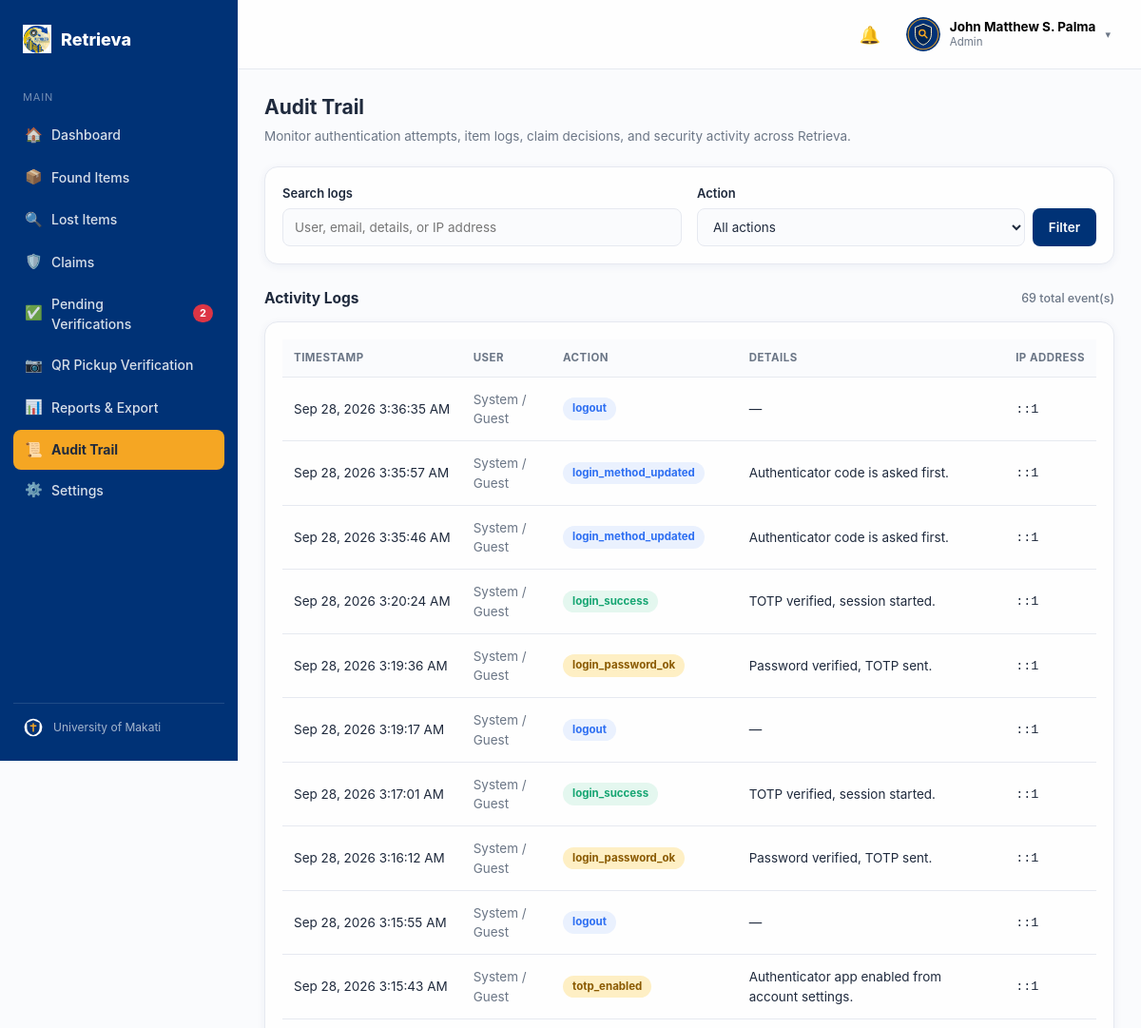
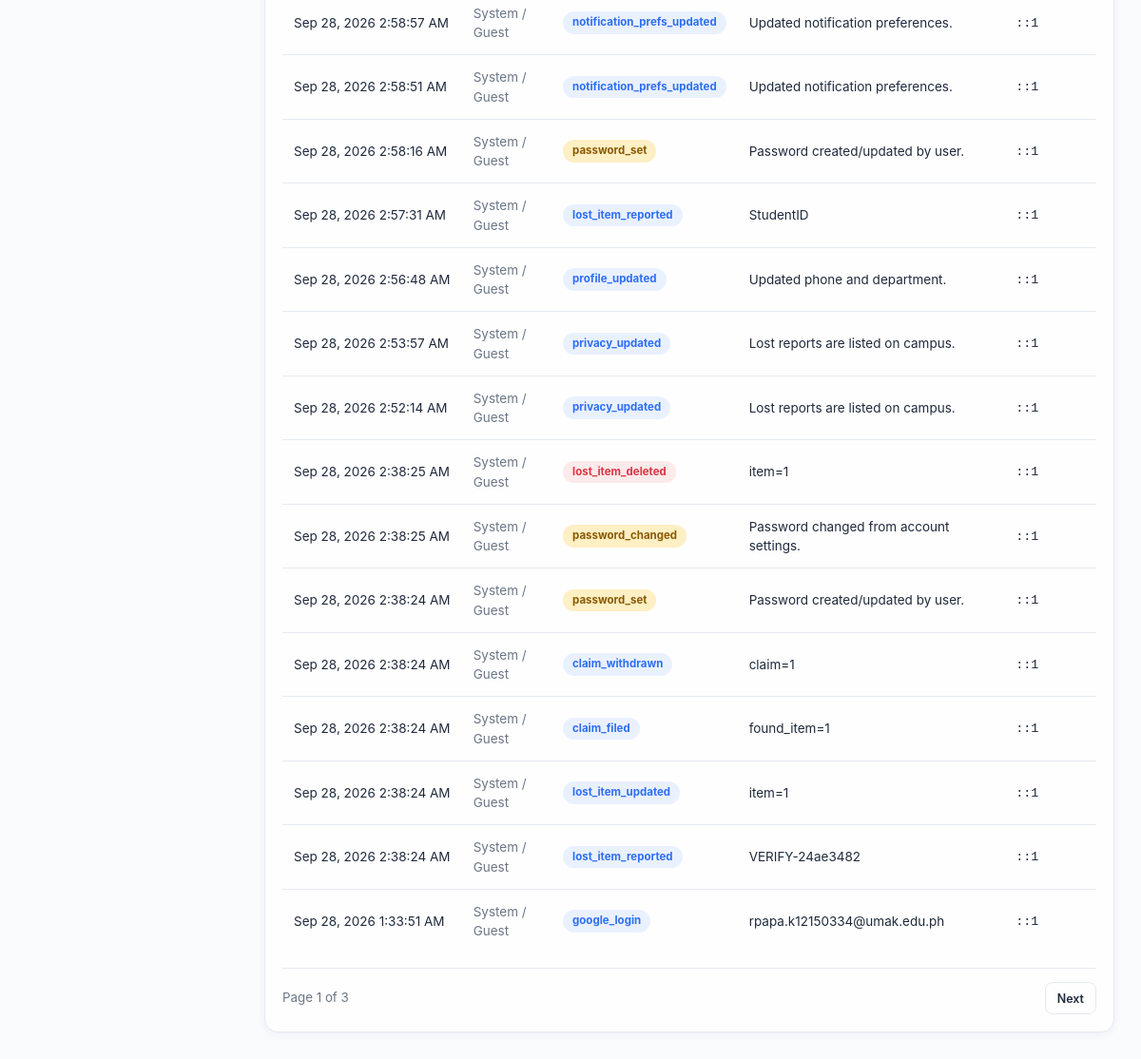
/dashboard/audit-trail.php (signed in), run on the app's committed database (2 pictures, top to bottom).
### tables this page shows
CREATE TABLE users (
  id                    INT UNSIGNED AUTO_INCREMENT PRIMARY KEY,
  email                 VARCHAR(150) NOT NULL UNIQUE,
  student_id            VARCHAR(30)  NULL UNIQUE,
  phone                 VARCHAR(30)  NULL,
  program_department    VARCHAR(150) NULL,
  email_verified        TINYINT(1)   NOT NULL DEFAULT 0,
  phone_verified        TINYINT(1)   NOT NULL DEFAULT 0,
  last_login_at         DATETIME     NULL,
  notify_email          TINYINT(1)   NOT NULL DEFAULT 1,
  notify_sms            TINYINT(1)   NOT NULL DEFAULT 0,
  notify_in_app         TINYINT(1)   NOT NULL DEFAULT 1,
  notify_matches        TINYINT(1)   NOT NULL DEFAULT 1,
  notify_system         TINYINT(1)   NOT NULL DEFAULT 1,
  share_lost_reports    TINYINT(1)   NOT NULL DEFAULT 1,
  full_name             VARCHAR(150) NOT NULL,
  password_hash         VARCHAR(255) NULL,           
  password_is_set       TINYINT(1)   NOT NULL DEFAULT 0,
  skip_password_prompt  TINYINT(1)   NOT NULL DEFAULT 0,  
  role                  ENUM('admin','security','professor','student') NOT NULL DEFAULT 'student',
  auth_provider         ENUM('local','google') NOT NULL DEFAULT 'local',
  google_id             VARCHAR(100) NULL UNIQUE,
  avatar_url            VARCHAR(500) NULL,            
  totp_secret           VARCHAR(64)  NULL,
  totp_enabled          TINYINT(1)   NOT NULL DEFAULT 0,
  login_method          ENUM('email','totp') NOT NULL DEFAULT 'email',
  status                ENUM('active','blocked') NOT NULL DEFAULT 'active',
  failed_attempts       INT UNSIGNED NOT NULL DEFAULT 0,
  lockout_until         DATETIME     NULL,
  created_at            TIMESTAMP NOT NULL DEFAULT CURRENT_TIMESTAMP,
  updated_at            TIMESTAMP NOT NULL DEFAULT CURRENT_TIMESTAMP ON UPDATE CURRENT_TIMESTAMP
);

CREATE TABLE audit_trail (
  id          INT UNSIGNED AUTO_INCREMENT PRIMARY KEY,
  user_id     INT UNSIGNED NULL,
  action      VARCHAR(150) NOT NULL,
  details     TEXT NULL,
  ip_address  VARCHAR(45) NULL,
  user_agent  TEXT NULL,
  created_at  TIMESTAMP NOT NULL DEFAULT CURRENT_TIMESTAMP,
  FOREIGN KEY (user_id) REFERENCES users(id) ON DELETE SET NULL
);

### dashboard/_bootstrap.php (called while the page is built, shortened)
<?php
require_once __DIR__ . '/../database/db.php';
require_once __DIR__ . '/rbac.php';
$session = require_login_page('../auth/login.php');
$stmt = get_db()->prepare(
    'SELECT id, email, student_id, phone, program_department, email_verified, phone_verified,
            notify_email, notify_sms, notify_in_app, notify_matches, notify_system, share_lost_reports,
            full_name, role, avatar_url, auth_provider, password_is_set, skip_password_prompt, totp_enabled, login_method
     FROM users WHERE id = ?'
);
$stmt->execute([$session['user_id']]);
$user = $stmt->fetch();
$role = $user['role'];
$avatarSrc = $user['avatar_url'] ?: '../assets/images/default-avatar.svg';
$currentPage = $currentPage ?? 'dashboard';

### database/db.php (called while the page is built, shortened)
<?php
function get_db(): PDO {
    static $pdo = null;
    if ($pdo === null) {
        try {
            $pdo = new PDO(
                'mysql:host=' . DB_HOST . ';dbname=' . DB_NAME . ';charset=utf8mb4',
                DB_USER,
                DB_PASS,
                [
                    PDO::ATTR_ERRMODE            => PDO::ERRMODE_EXCEPTION,
                    PDO::ATTR_DEFAULT_FETCH_MODE => PDO::FETCH_ASSOC,
                    PDO::ATTR_EMULATE_PREPARES   => false,
                ]
            );
        } catch (PDOException $e) {
            http_response_code(500);
            die(json_encode(['success' => false, 'message' => 'Database connection failed.']));
        }
    }
    return $pdo;
}
function h(?string $value): string {
    return htmlspecialchars($value ?? '', ENT_QUOTES, 'UTF-8');
}

### dashboard/rbac.php (called while the page is built, shortened)
<?php
function role_label(string $role): string {
    return ucfirst($role);
}

### dashboard/audit-trail.php (the view, shortened to what this page needs)
<?php
$currentPage = 'audit-trail';
require_once __DIR__ . '/_bootstrap.php';
$db = get_db();
$actionFilter = trim((string) ($_GET['action'] ?? ''));
$searchQuery  = trim((string) ($_GET['q'] ?? ''));
$page         = max(1, (int) ($_GET['p'] ?? 1));
$perPage      = 25;
$offset       = ($page - 1) * $perPage;
$where  = [];
$params = [];
$whereSql = $where ? ('WHERE ' . implode(' AND ', $where)) : '';
$countStmt = $db->prepare("SELECT COUNT(*) FROM audit_trail a LEFT JOIN users u ON u.id = a.user_id {$whereSql}");
$countStmt->execute($params);
$totalRows  = (int) $countStmt->fetchColumn();
$totalPages = max(1, (int) ceil($totalRows / $perPage));
$sql = "SELECT a.id, a.user_id, a.action, a.details, a.ip_address, a.created_at,
               u.full_name, u.email, u.role
        FROM audit_trail a
        LEFT JOIN users u ON u.id = a.user_id
        {$whereSql}
        ORDER BY a.created_at DESC, a.id DESC
        LIMIT {$perPage} OFFSET {$offset}";
$stmt = $db->prepare($sql);
$stmt->execute($params);
$logs = $stmt->fetchAll();
function audit_action_pill(string $action): string {
    $lower = strtolower($action);
    if (str_contains($lower, 'failed') || str_contains($lower, 'locked') || str_contains($lower, 'blocked') || str_contains($lower, 'rejected') || str_contains($lower, 'deleted')) {
        $cls = 'pill--red';
    } elseif (str_contains($lower, 'approved') || str_contains($lower, 'success') || str_contains($lower, 'verified') || str_contains($lower, 'resolved')) {
        $cls = 'pill--green';
    } elseif (str_contains($lower, 'review') || str_contains($lower, 'password') || str_contains($lower, 'totp')) {
        $cls = 'pill--amber';
    } else {
        $cls = 'pill--blue';
    }
    return '<span class="pill ' . $cls . '">' . h($action) . '</span>';
}
?>
<!DOCTYPE html>
<html lang="en">
<head>
  <link rel="stylesheet" href="../assets/theme.css">
  <link rel="stylesheet" href="styles.css">
</head>
<body data-page="<?= h($currentPage) ?>" data-role="<?= h($role) ?>">
<?php include __DIR__ . '/components/sidebar.php'; ?>
<div class="main-col">
  <?php include __DIR__ . '/components/header.php'; ?>
  <main class="page-content">
    <div class="page-header">
      <h1>Audit Trail</h1>
      <p>Monitor authentication attempts, item logs, claim decisions, and security activity across Retrieva.</p>
    </div>
    <div class="card" style="margin-bottom: 18px;">
      <form method="get" class="field-row" style="margin-bottom: 0; align-items: end;">
        <div class="field">
          <label for="audit-search">Search logs</label>
          <input type="text" id="audit-search" name="q" value="<?= h($searchQuery) ?>" placeholder="User, email, details, or IP address">
        </div>
        <div class="field">
          <label for="audit-action">Action</label>
          <div style="display: flex; gap: 8px;">
            <select id="audit-action" name="action" style="flex: 1;">
              <option value="">All actions</option>
            </select>
            <button type="submit" class="btn btn-primary">Filter</button>
          </div>
        </div>
      </form>
    </div>
    <div class="section-title">
      <span>Activity Logs</span>
      <span style="font-size: 12.5px; font-weight: 500; color: var(--c-text-muted);"><?= $totalRows ?> total event(s)</span>
    </div>
    <div class="card">
      <div class="data-table-wrap">
        <table class="data-table">
          <thead>
            <tr>
              <th>Timestamp</th>
              <th>User</th>
              <th>Action</th>
              <th>Details</th>
              <th>IP Address</th>
            </tr>
          </thead>
          <tbody>
            <?php foreach ($logs as $log): ?>
              <tr>
                <td style="white-space: nowrap;"><?= h(date('M j, Y g:i:s A', strtotime((string) $log['created_at']))) ?></td>
                <td>
                  <?php if ($log['full_name']): ?>
                    <strong><?= h($log['full_name']) ?></strong><br>
                    <small><?= h($log['email']) ?> · <?= h(ucfirst((string) $log['role'])) ?></small>
                  <?php else: ?>
                    <span style="color: var(--c-text-muted);">System / Guest</span>
                  <?php endif; ?>
                </td>
                <td><?= audit_action_pill((string) $log['action']) ?></td>
                <td><?= h($log['details'] ?: '—') ?></td>
                <td><code><?= h($log['ip_address'] ?: '—') ?></code></td>
              </tr>
            <?php endforeach; ?>
          </tbody>
        </table>
      </div>
      <?php if ($totalPages > 1): ?>
        <div class="actions-cell" style="justify-content: space-between; margin-top: 16px; padding-top: 14px; border-top: 1px solid var(--c-border);">
          <small style="color: var(--c-text-muted);">Page <?= $page ?> of <?= $totalPages ?></small>
          <div class="actions-cell">
            <?php if ($page < $totalPages): ?>
              <a class="btn btn-sm btn-ghost" href="?<?= h(http_build_query(['q' => $searchQuery, 'action' => $actionFilter, 'p' => $page + 1])) ?>">Next</a>
            <?php endif; ?>
          </div>
        </div>
      <?php endif; ?>
    </div>
  </main>
</div>
</body>
</html>

### dashboard/components/header.php (shortened to what this page needs)
<header class="topbar">
  <div class="topbar__actions">
    <div class="notif-wrapper" style="position: relative;">
      <button class="icon-btn" id="notif-bell-btn" aria-label="Notifications" aria-expanded="false">
        🔔
      </button>
    </div>
    <div class="user-menu">
      <button class="user-menu__trigger" id="user-menu-trigger">
        <img src="<?= htmlspecialchars($avatarSrc ?? '../assets/images/default-avatar.svg') ?>"
             onerror="this.onerror=null; this.src='../assets/images/default-avatar.svg';"
             alt="<?= htmlspecialchars(($user['full_name'] ?? 'User')) ?>'s avatar"
             class="user-menu__avatar">
        <span class="user-menu__text">
          <strong><?= htmlspecialchars($user['full_name'] ?? '') ?></strong>
          <small><?= htmlspecialchars(function_exists('role_label') ? role_label($role ?? '') : ($role ?? '')) ?></small>
        </span>
        <span class="user-menu__caret">▾</span>
      </button>
    </div>
  </div>
</header>

### assets/theme.css (style rules this page uses)
:root { --c-white: #FEFEFE; --c-bg-soft: #FAFBFD; --c-navy: #003276; --c-navy-dark: #002554; --c-gold: #F5A623; --c-gold-soft: #FEEFC4; --c-cream: #FEEFC4; --c-text: #1F2A3D; --c-text-muted: #6B7686; --c-border: #E6E9F0; --c-border-strong: #CFD6E4; --c-surface-hover: #F3F6FB; --c-success: #17A673; --c-success-bg: #E4F7EF; --c-danger: #DC3545; --c-danger-bg: #FDEAEA; --c-info: #2E6FF2; --c-info-bg: #EAF1FE; --c-purple: #7C5CFC; --c-purple-bg: #EFEBFF; --radius-sm: 8px; --radius-md: 14px; --radius-lg: 20px; --shadow-sm: 0 1px 3px rgba(0, 50, 118, 0.05); --shadow-card: 0 2px 10px rgba(0, 50, 118, 0.06); --shadow-pop: 0 12px 32px rgba(0, 50, 118, 0.18); --font-body: "Inter", "Segoe UI", system-ui, -apple-system, sans-serif; }
* { box-sizing: border-box; }
html, body { margin: 0; padding: 0; font-family: var(--font-body); line-height: 1.5; color: var(--c-text); background: var(--c-bg-soft); -webkit-font-smoothing: antialiased; }
img { max-width: 100%; display: block; }
button, input, select, textarea { font-family: inherit; }
a { color: inherit; }

### data on the page
users: full_name "John Matthew S. Palma", role "Admin"
audit_trail: created_at "Sep 28, 2026 3:36:35 AM", action "logout", details "—", ip_address "::1"
audit_trail: created_at "Sep 28, 2026 3:35:57 AM", action "login_method_updated", details "Authenticator code is asked first.", ip_address "::1"
audit_trail: created_at "Sep 28, 2026 3:35:46 AM", action "login_method_updated", details "Authenticator code is asked first.", ip_address "::1"
audit_trail: created_at "Sep 28, 2026 3:20:24 AM", action "login_success", details "TOTP verified, session started.", ip_address "::1"
audit_trail: created_at "Sep 28, 2026 3:19:36 AM", action "login_password_ok", details "Password verified, TOTP sent.", ip_address "::1"
audit_trail: created_at "Sep 28, 2026 3:19:17 AM", action "logout", details "—", ip_address "::1"
audit_trail: created_at "Sep 28, 2026 3:17:01 AM", action "login_success", details "TOTP verified, session started.", ip_address "::1"
audit_trail: created_at "Sep 28, 2026 3:16:12 AM", action "login_password_ok", details "Password verified, TOTP sent.", ip_address "::1"
audit_trail: created_at "Sep 28, 2026 3:15:55 AM", action "logout", details "—", ip_address "::1"
audit_trail: created_at "Sep 28, 2026 3:15:43 AM", action "totp_enabled", details "Authenticator app enabled from account settings.", ip_address "::1"
audit_trail: created_at "Sep 28, 2026 2:58:57 AM", action "notification_prefs_updated", details "Updated notification preferences.", ip_address "::1"
audit_trail: created_at "Sep 28, 2026 2:58:51 AM", action "notification_prefs_updated", details "Updated notification preferences.", ip_address "::1"
audit_trail: created_at "Sep 28, 2026 2:58:16 AM", action "password_set", details "Password created/updated by user.", ip_address "::1"
audit_trail: created_at "Sep 28, 2026 2:57:31 AM", action "lost_item_reported", details "StudentID", ip_address "::1"
audit_trail: created_at "Sep 28, 2026 2:56:48 AM", action "profile_updated", details "Updated phone and department.", ip_address "::1"
audit_trail: created_at "Sep 28, 2026 2:53:57 AM", action "privacy_updated", details "Lost reports are listed on campus.", ip_address "::1"
audit_trail: created_at "Sep 28, 2026 2:52:14 AM", action "privacy_updated", details "Lost reports are listed on campus.", ip_address "::1"
audit_trail: created_at "Sep 28, 2026 2:38:25 AM", action "lost_item_deleted", details "item=1", ip_address "::1"
audit_trail: created_at "Sep 28, 2026 2:38:25 AM", action "password_changed", details "Password changed from account settings.", ip_address "::1"
audit_trail: created_at "Sep 28, 2026 2:38:24 AM", action "password_set", details "Password created/updated by user.", ip_address "::1"
audit_trail: created_at "Sep 28, 2026 2:38:24 AM", action "claim_withdrawn", details "claim=1", ip_address "::1"
audit_trail: created_at "Sep 28, 2026 2:38:24 AM", action "claim_filed", details "found_item=1", ip_address "::1"
audit_trail: created_at "Sep 28, 2026 2:38:24 AM", action "lost_item_updated", details "item=1", ip_address "::1"
audit_trail: created_at "Sep 28, 2026 2:38:24 AM", action "lost_item_reported", details "VERIFY-24ae3482", ip_address "::1"
audit_trail: created_at "Sep 28, 2026 1:33:51 AM", action "google_login", details "rpapa.k12150334@umak.edu.ph", ip_address "::1"

### other printed values
$icon "🏠 📦 🔍 🛡️ ✅ 📷 📊 📜 ⚙️"
$label "Dashboard Found Items Lost Items Claims Pending Verifications QR Pickup Verification Reports & Export Audit Trail Settings"
$badge "2"
$totalRows "69"
$page "1"
$totalPages "3"
